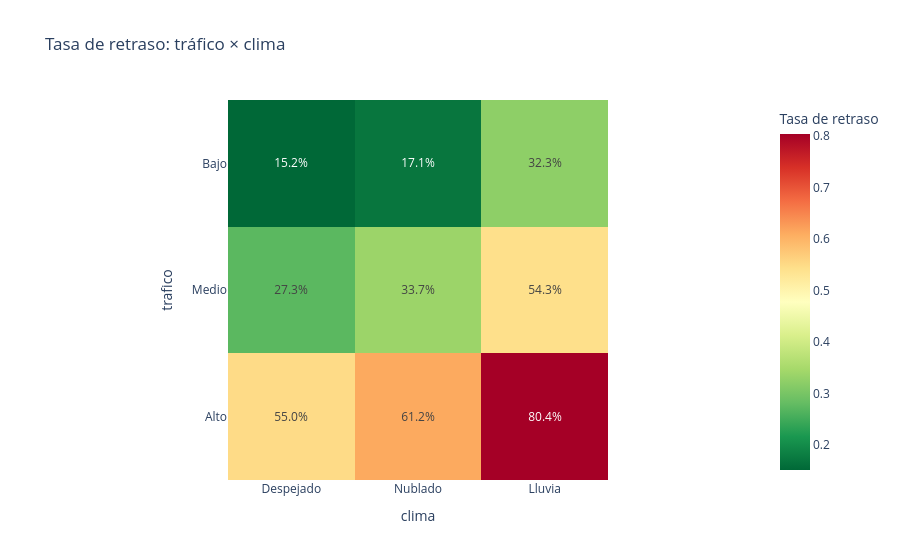

Notebook code for this chart:
### Markdown cell above
### Visualización 2 — Heatmap: tráfico × clima

### Code cell
tabla = df.pivot_table(index="trafico", columns="clima",
                       values="retrasado", aggfunc="mean")
tabla = tabla.reindex(index=["Bajo", "Medio", "Alto"],
                      columns=["Despejado", "Nublado", "Lluvia"])
fig = px.imshow(tabla, text_auto=".1%", color_continuous_scale="RdYlGn_r",
                title="Tasa de retraso: tráfico × clima",
                labels={"color": "Tasa de retraso"})
fig.show()

### Figure 1 — Plotly figure (JSON) as saved in the notebook; plotly's stock layout.template omitted (floating-point values rounded to 4 significant figures)
{"data": [{"coloraxis": "coloraxis", "hovertemplate": "clima: %{x}<br>trafico: %{y}<br>Tasa de retraso: %{z}<extra></extra>", "name": "0", "texttemplate": "%{z:.1%}", "type": "heatmap", "x": ["Despejado", "Nublado", "Lluvia"], "xaxis": "x", "y": ["Bajo", "Medio", "Alto"], "yaxis": "y", "z": [[0.152, 0.1713, 0.3232], [0.2731, 0.3368, 0.5428], [0.5497, 0.612, 0.8036]]}], "layout": {"coloraxis": {"colorbar": {"title": {"text": "Tasa de retraso"}}, "colorscale": [[0, "rgb(0,104,55)"], [0.1, "rgb(26,152,80)"], [0.2, "rgb(102,189,99)"], [0.3, "rgb(166,217,106)"], [0.4, "rgb(217,239,139)"], [0.5, "rgb(255,255,191)"], [0.6, "rgb(254,224,139)"], [0.7, "rgb(253,174,97)"], [0.8, "rgb(244,109,67)"], [0.9, "rgb(215,48,39)"], [1, "rgb(165,0,38)"]]}, "title": {"text": "Tasa de retraso: tráfico × clima"}, "xaxis": {"anchor": "y", "constrain": "domain", "domain": [0, 1], "scaleanchor": "y", "title": {"text": "clima"}}, "yaxis": {"anchor": "x", "autorange": "reversed", "constrain": "domain", "domain": [0, 1], "title": {"text": "trafico"}}}}
